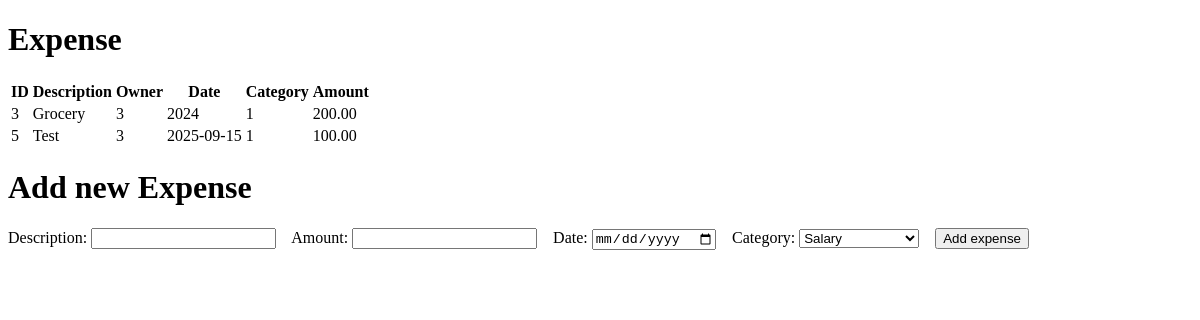
The app's page /spend (signed in), older data.
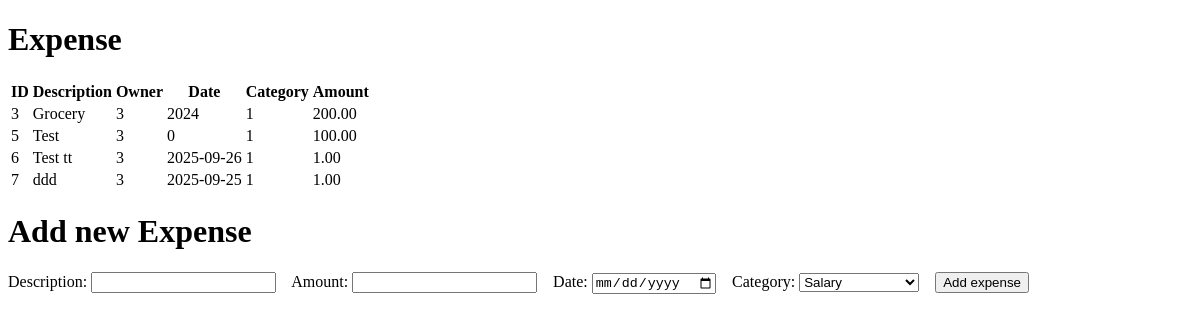
The same page, newer data.
### models.py (models this page shows)
class Transaction(Base):
    __tablename__ = 'transaction'
    id = Column(Integer, primary_key=True)
    description = Column(String(100))
    category = Column(ForeignKey('category.id', ondelete='CASCADE'))
    date = Column(Integer)
    owner = Column(ForeignKey('user.id', ondelete='CASCADE'))
    type = Column(Integer)
    amount = Column(Integer)

### app.py (the view, shortened to what this page needs)
@app.route('/spend', methods=['GET', 'POST'])
def get_all_spend():
    if 'user_id' in session:
        init_db()
        if request.method == 'GET':
            res = list(db_session.execute(
                select(models.Transaction).filter_by(owner=session['user_id'], type=SPEND)).scalars().all())
            categories_system= list(db_session.execute(
                select(models.Category).filter_by(owner=1)).scalars().all())
            categories_user = list(db_session.execute(
                select(models.Category).filter_by(owner=session['user_id'])).scalars().all())
            return render_template("dashboard-spend.html", transactions=res,categories_system=categories_system, categories_user=categories_user)
    else:
        return redirect('/login')

### database.py (called while the page is built)
def init_db():
    import models
    Base.metadata.create_all(bind=engine)

### templates/dashboard-spend.html (shortened to what this page needs)
<!DOCTYPE html>
<html lang="ru">
<head>
</head>
<body>
<h1>Expense</h1>
{% if transactions %}
  <table>
    <thead>
      <tr>
        <th>ID</th><th>Description</th><th>Owner</th><th>Date</th>
        <th>Category</th><th>Amount</th>
      </tr>
    </thead>
    <tbody>
      {% for t in transactions %}
        <tr>
          <td>{{ t.id }}</td>
          <td>{{ t.description or '' }}</td>
          <td>{{ t.owner }}</td>
          <td>{{ t.date_str or t.date }}</td>
          <td>{{ t.category }}</td>
          <td>{{ '%.2f'|format(t.amount) if t.amount is not none else '—' }}</td>
        </tr>
      {% endfor %}
    </tbody>
  </table>
{% else %}
  <p>No spends yet</p>
{% endif %}
<h1>Add new Expense</h1>
<form action="/spend" method="post" autocomplete="off">
  <label>Description:
    <input type="text" name="description">
  </label>
  <label>Amount:
    <input type="number" name="amount" step="0.01" required>
  </label>
  <label>Date:
    <input type="date" name="date" required>
  </label>
  <label>Category:
    <select name="category" required>
      {% if categories_system or categories_user %}
        {% if categories_system %}
          <optgroup label="System">
            {% for c in categories_system %}
              <option value="{{ c.id }}">{{ c.name }}</option>
            {% endfor %}
          </optgroup>
        {% endif %}
      {% else %}
        <option value="" disabled selected>No categories</option>
      {% endif %}
    </select>
  </label>
  <button type="submit">Add expense</button>
</form>
</body>
</html>

Row changes from the older to the newer data that the page shows:
changed Transaction "Test": date "2025-09-15" → "0"
added Transaction: id "6", description "Test tt", owner "3", date "2025-09-26", category "1", amount "1.00"
added Transaction: id "7", description "ddd", owner "3", date "2025-09-25", category "1", amount "1.00"
